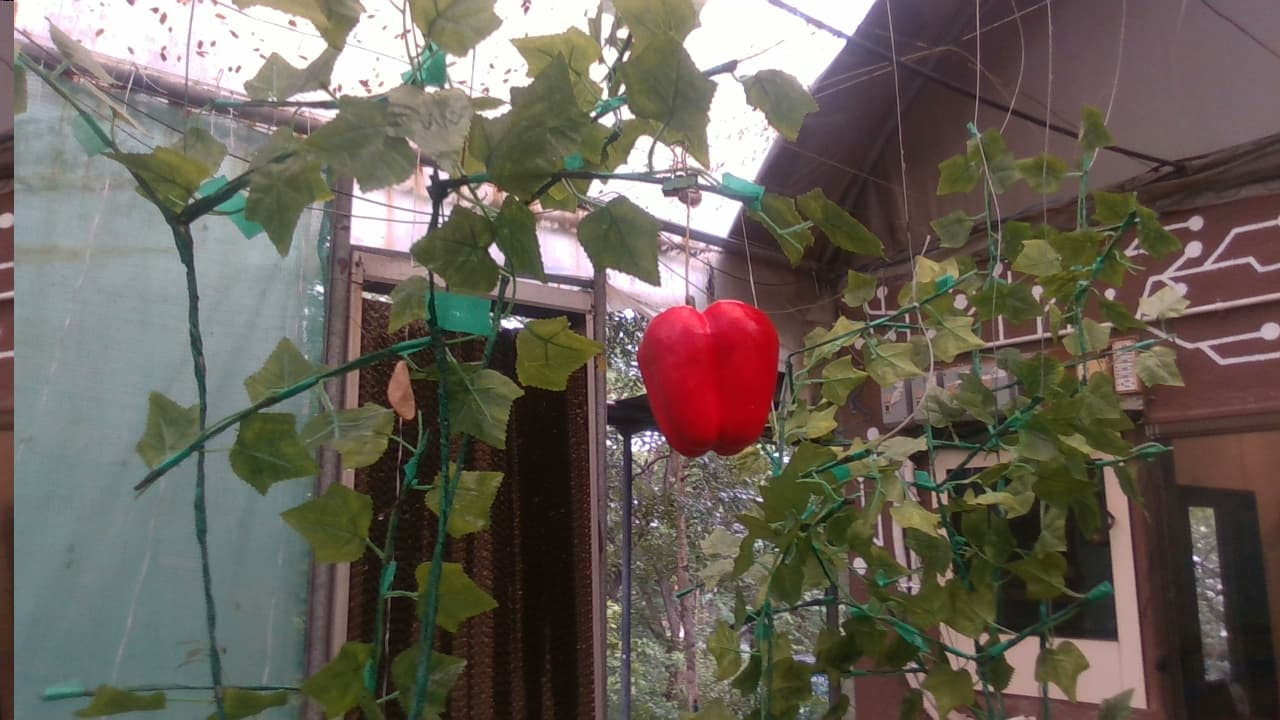
#> input picture Day1_openCV_materials/input/exercise1.jpg, 1280 x 720 px
$ jupyter execute eYantra_openCV_task.ipynb   (shell and % lines are left out)
#> lines starting #> are read from the running program, lines starting #| are printed output that depends on the picture; after the words box and inside, x2 and y2 are one past the last pixel; in counts of white or black regions, pixels touching at a corner belong together
# eYantra openCV task

##### in this task we will detect specific object in an image and draw a bounding box around it with a point at the center of the object (centroid)

### here is an example of the output we want to achieve

### Input image

### expected Output image

---

[cell 1]
# import libraries
import cv2
import numpy as np
import matplotlib.pyplot as plt

[cell 2]
# Load the image in RGB format
image_path = './input/exercise1.jpg'
image = cv2.imread(image_path)
#> image is the input picture: shape (720, 1280, 3); mean B, G, R 89.7, 98.9, 105.9
image = cv2.cvtColor(image, cv2.COLOR_BGR2RGB)

# Display the image
plt.imshow(image)

[cell 3]
# function to display image easily
def display_image(image, image_name='Untitled', cmap=None):
    plt.imshow(image, cmap=cmap)
    plt.title(image_name)
    plt.axis('off')
    plt.tight_layout()
    plt.show()

[cell 4]
# Display the original image
display_image(image, 'Original Image')

### Get the RGB values of the color that you want to detect using any tool (I used [this](https://chrome.google.com/webstore/detail/smart-color-picker/ilifjbbjhbgkhgabebllmlcldfdgopfl))

[cell 5]
# calculate the lower and upper bound of a color
color = np.uint8([[[17,1,166]]])
hsv_green = cv2.cvtColor(color,cv2.COLOR_BGR2HSV)
print(hsv_green)

### Now you take [H-10, 100,100] and [H+10, 255, 255] as lower bound and upper bound respectively. try to adjust the values to get the best result. this is the most important part of the task and a little bit tricky.

[cell 6]
# Define the color range to detect (in this example, we'll detect green color)
lower_color = np.array([166, 100, 100])  # Lower range of red color in BGR format
upper_color = np.array([188, 255, 255])  # Upper range of red color in BGR format

# Convert the image to HSV format
hsv_image = cv2.cvtColor(image, cv2.COLOR_RGB2HSV)
#> hsv_image: shape (720, 1280, 3); mean H, S, V 62.7, 71.5, 110.5

# Create a mask using the given color range
mask = cv2.inRange(hsv_image, lower_color, upper_color)
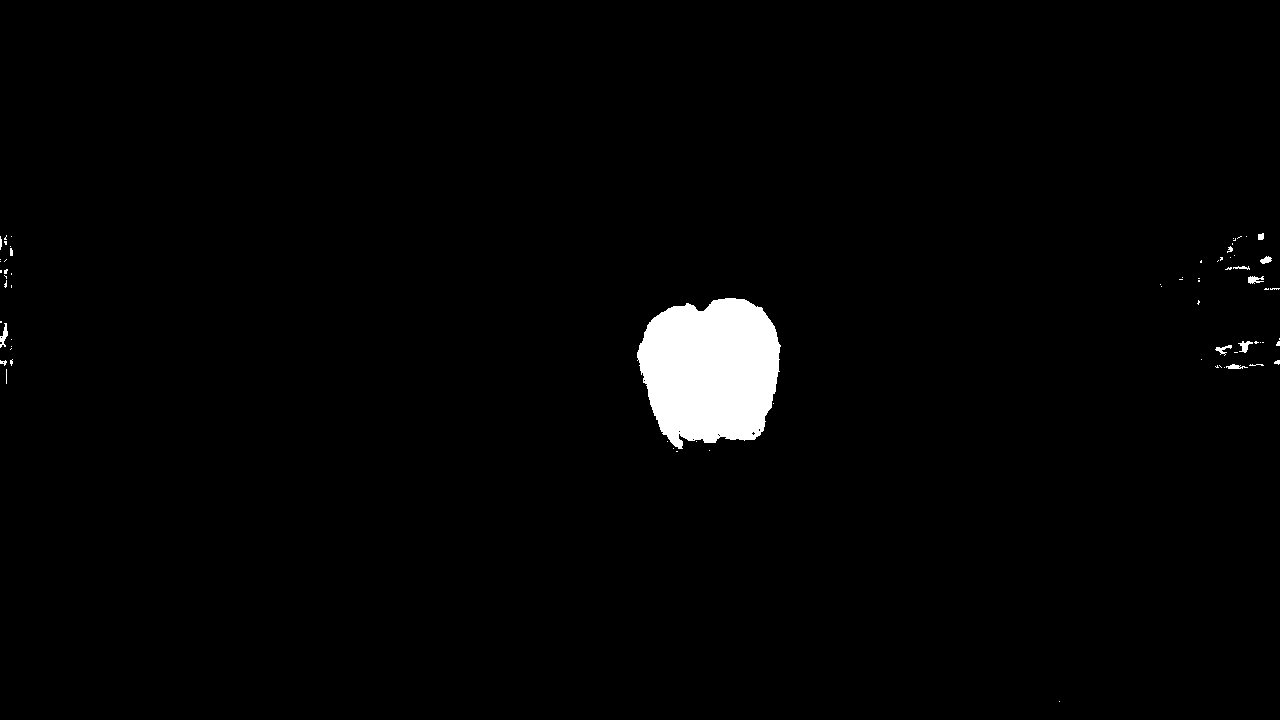
#> mask: shape (720, 1280); 1.9% white; 71 white regions (57 under 20 px), largest, box (x1, y1, x2, y2) and area: (637, 298, 781, 449) 16814, (0, 323, 8, 348) 96, (1238, 341, 1253, 353) 85

# Display the mask
display_image(mask, 'Mask Image', cmap='gray')

### filter and clear the image using morphological operations leaving only the biggest object in the image

[cell 7]
# clear the noise
kernel = np.ones((10,10),np.uint8)
opening = cv2.morphologyEx(mask, cv2.MORPH_OPEN, kernel)
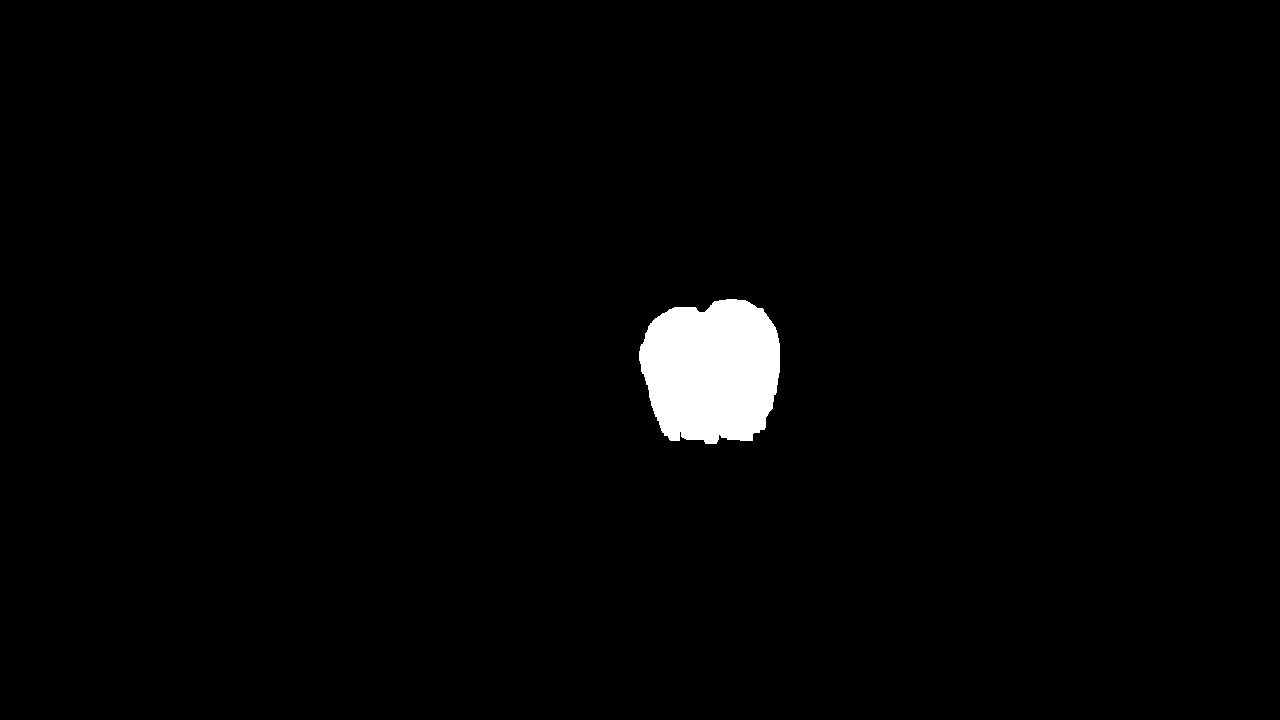
#> opening: shape (720, 1280); 1.8% white; 1 white region

# Display the mask
display_image(opening, 'Mask Image', cmap='gray')

[cell 8]
# Find contours of the detected color regions
contours, _ = cv2.findContours(opening, cv2.RETR_EXTERNAL, cv2.CHAIN_APPROX_SIMPLE)
#> contours = 1 contour; box (x1, y1, x2, y2) and area: (639, 299, 780, 444) 16340

# Draw contours and mark centroids on the original image
image_copy = image.copy()
for contour in contours:
    # Draw contour
    cv2.drawContours(image_copy, [contour], -1, (0, 255, 0), 2)

    # Calculate and mark centroid
    M = cv2.moments(contour)
    if M["m00"] != 0:
        cX = int(M["m10"] / M["m00"])
        cY = int(M["m01"] / M["m00"])
        cv2.circle(image_copy, (cX, cY), 5, (0, 0, 255), -1)
#> this loop made 1 pass
#> (cX, cY) on pass 1: (711, 370)
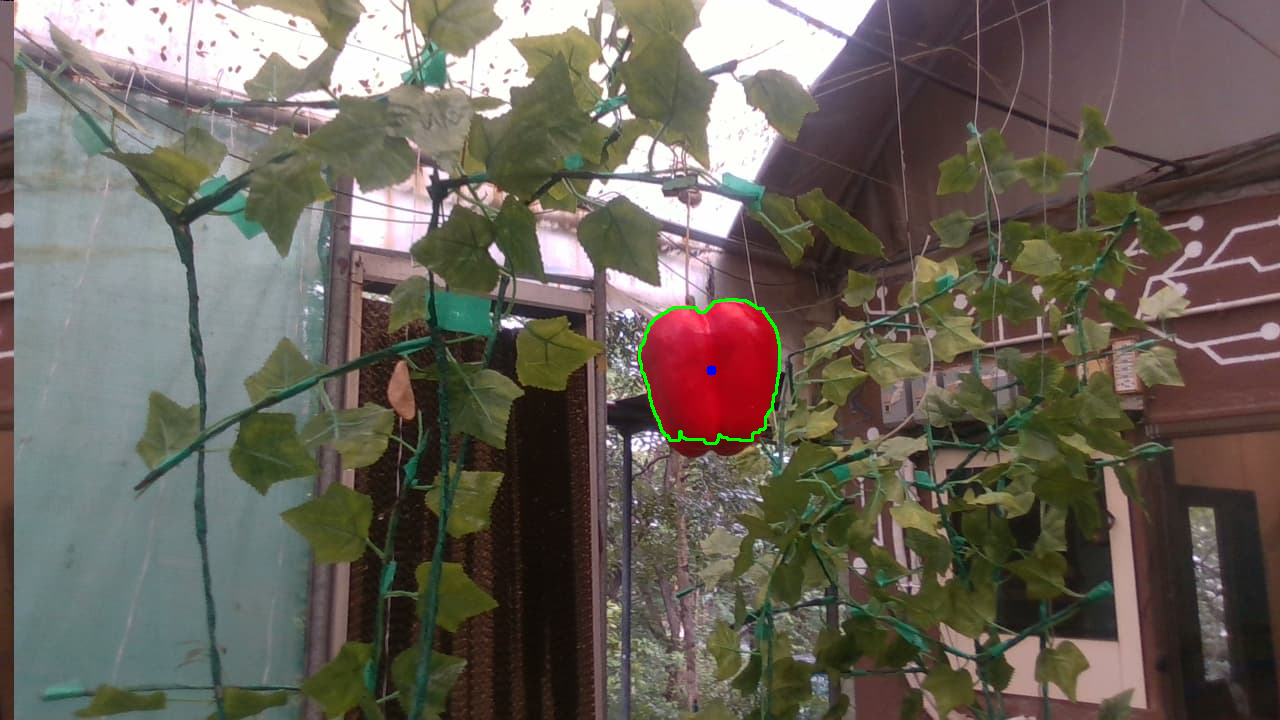
#> image_copy: shape (720, 1280, 3); mean R, G, B 105.6, 99.3, 89.6


# Display the image with contour and centroid
plt.subplot(1, 2, 2)
plt.imshow(cv2.cvtColor(image_copy, cv2.COLOR_BGR2RGB))
plt.title('Color Contour with Centroid')
plt.axis('off')

# Show the plots
plt.tight_layout()
plt.show()
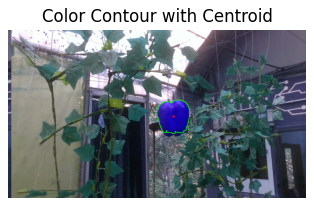
#> figure drawn by matplotlib, 1 panel; B, G, R data is drawn as R, G, B

$ run again, with Day1_openCV_materials/input/challenge1.jpg copied over Day1_openCV_materials/input/exercise1.jpg
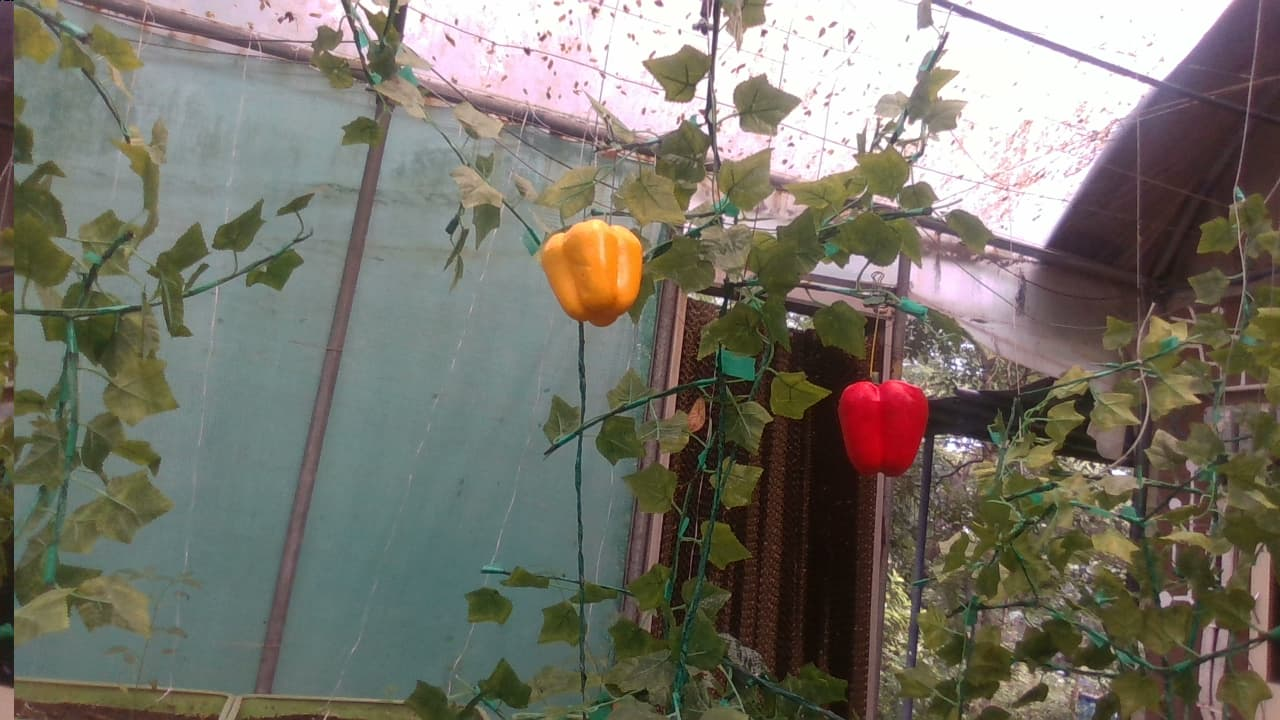
#> input picture Day1_openCV_materials/input/challenge1.jpg, 1280 x 720 px
#> image is the input picture: shape (720, 1280, 3); mean B, G, R 105.6, 116.1, 118.9
#> hsv_image: shape (720, 1280, 3); mean H, S, V 63.3, 65.1, 125.1
#> `mask = cv2.inRange(hsv_image, lower_color, upper_color)`:
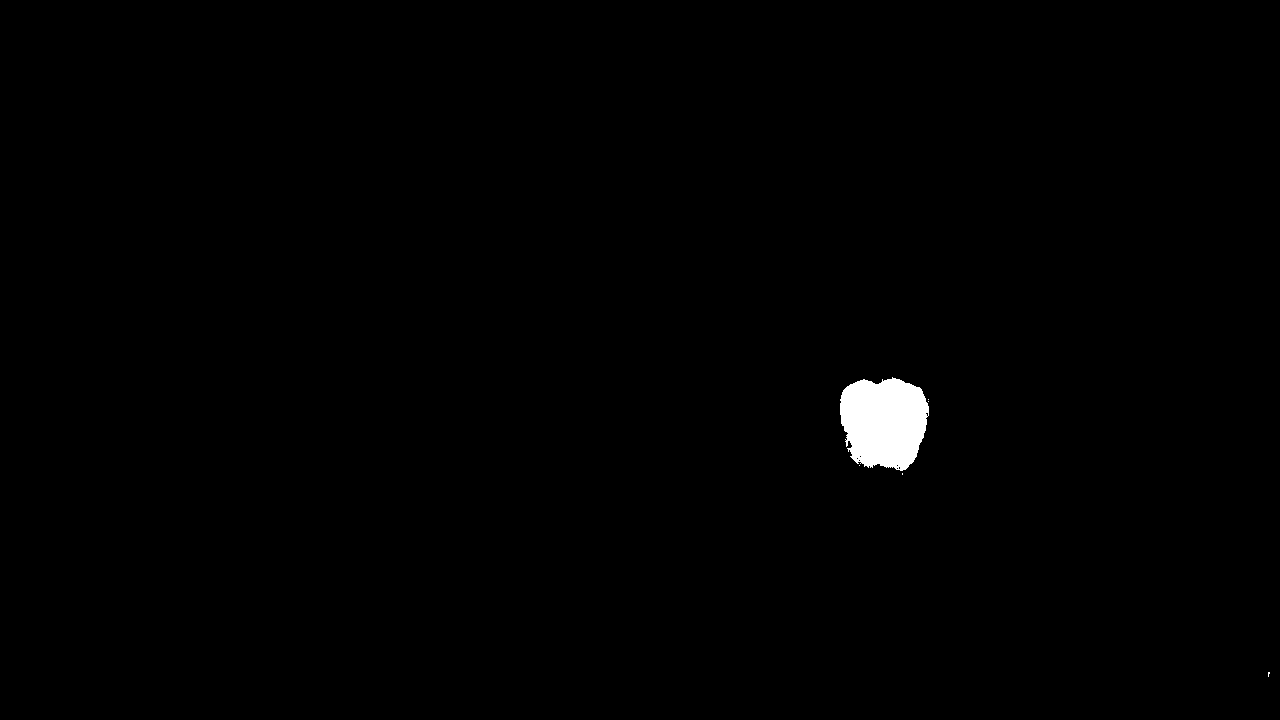
#> mask: shape (720, 1280); 0.71% white; 6 white regions (5 under 20 px), largest, box (x1, y1, x2, y2) and area: (840, 377, 929, 471) 6548
#> opening: shape (720, 1280); 0.69% white; 1 white region
#> contours = 1 contour; box (x1, y1, x2, y2) and area: (841, 380, 929, 468) 6208
#> the loop `for contour in contours:` made 1 pass
#> (cX, cY) on pass 1: (884, 421)
#> `plt.show()`:
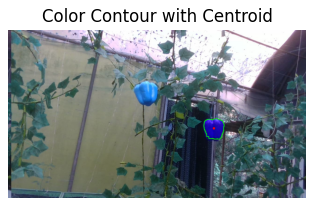
#> figure drawn by matplotlib, 1 panel; B, G, R data is drawn as R, G, B

$ run again, with Day1_openCV_materials/input/challenge2.jpg copied over Day1_openCV_materials/input/exercise1.jpg
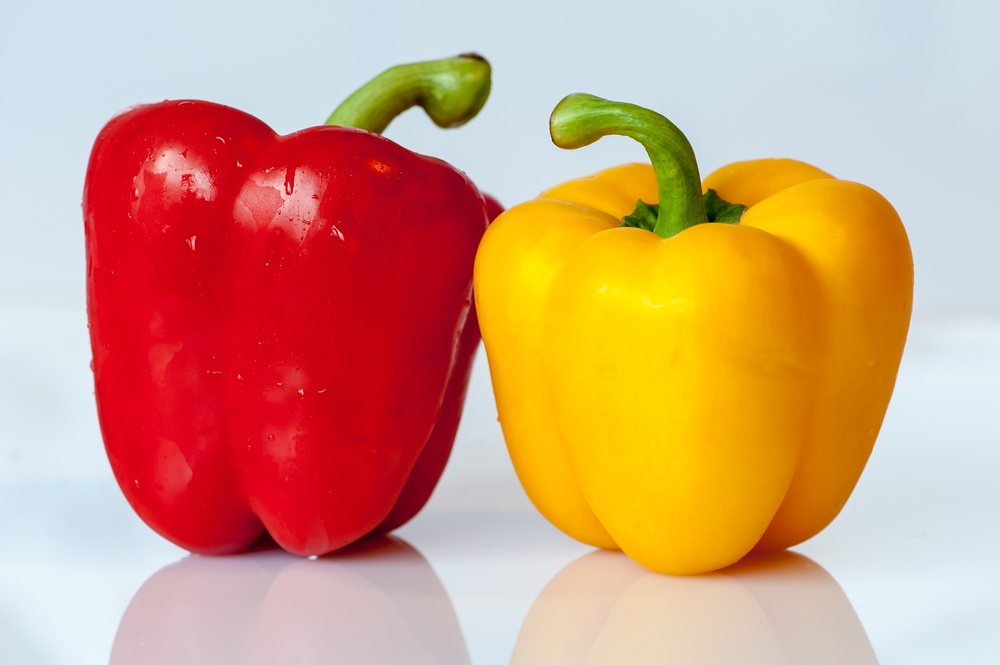
#> input picture Day1_openCV_materials/input/challenge2.jpg, 1000 x 665 px, shrunk from 3729 x 2481 before the run
#> image is the input picture: shape (665, 1000, 3); mean B, G, R 125.7, 156.9, 211.4
#> hsv_image: shape (665, 1000, 3); mean H, S, V 97.4, 131.2, 221.6
#> `mask = cv2.inRange(hsv_image, lower_color, upper_color)`:
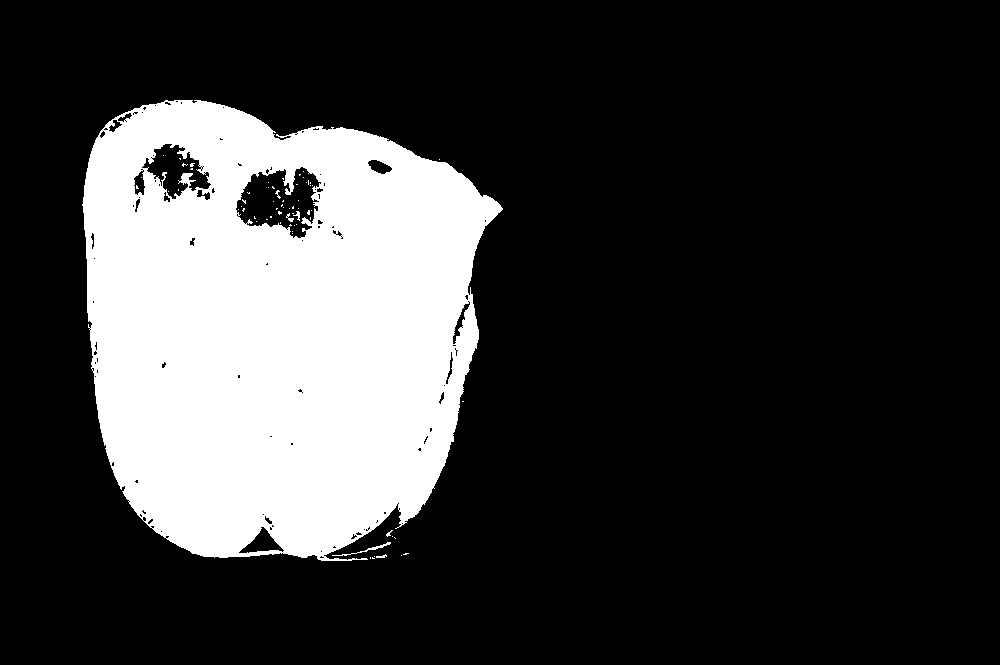
#> mask: shape (665, 1000); 21.8% white; 67 white regions (60 under 20 px), largest, box (x1, y1, x2, y2) and area: (82, 100, 503, 561) 144591, (332, 542, 391, 556) 105, (286, 213, 294, 222) 30
#> opening: shape (665, 1000); 21.3% white; 1 white region
#> contours = 1 contour; box (x1, y1, x2, y2) and area: (84, 101, 500, 558) 148214
#> the loop `for contour in contours:` made 1 pass
#> (cX, cY) on pass 1: (275, 324)
#> `plt.show()`:
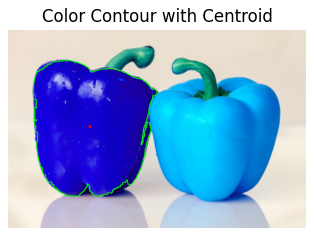
#> figure drawn by matplotlib, 1 panel; B, G, R data is drawn as R, G, B
